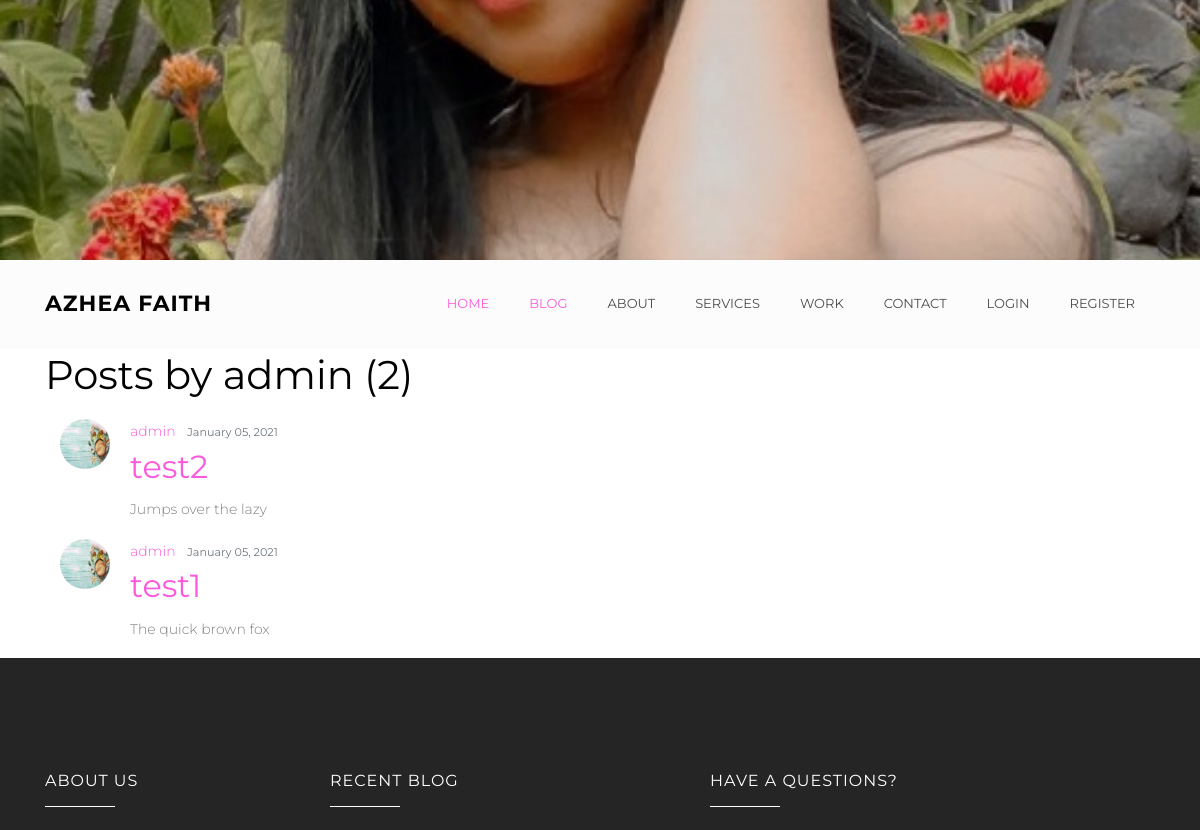
/blog/user/admin (middle part), run on an earlier commit of the app's database.
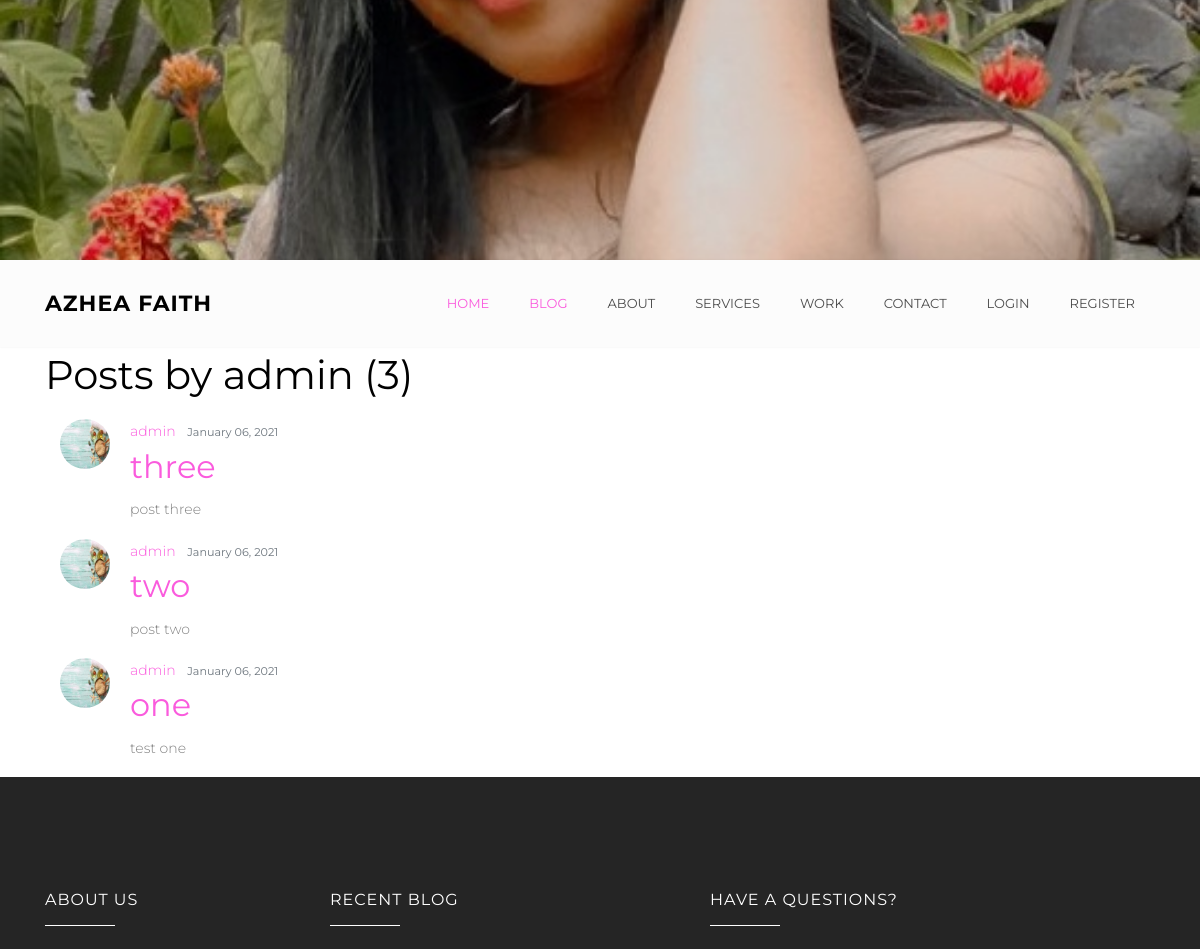
And on a later commit of the database.
### blog/models.py (models this page shows, shortened)
class Post(models.Model):
    title = models.CharField(max_length=100)
    content = models.TextField()
    date_posted = models.DateTimeField(default=timezone.now)
    author = models.ForeignKey(User, on_delete=models.CASCADE)

### users/models.py (models this page shows, shortened)
class Profile(models.Model):
    user = models.OneToOneField(User, on_delete=models.CASCADE)
    image = models.ImageField(default='default.jpg', upload_to='profile_pics')

### blog/views.py (the view)
# urls.py: path('user/<str:username>', UserPostListView.as_view(), name='user-posts'),
class UserPostListView(ListView):
    model = Post
    template_name = 'blog/user_posts.html'  # <app>/<model>_<viewtype>.html
    context_object_name = 'posts'
    paginate_by = 5
    def get_queryset(self):
        user = get_object_or_404(User, username=self.kwargs.get('username'))
        return Post.objects.filter(author=user).order_by('-date_posted')

### blog/templates/blog/user_posts.html (shortened to what this page needs)
{% extends "base.html" %}
{% block content %}
<h1 class="mb-3">
  Posts by {{ view.kwargs.username }} ({{ page_obj.paginator.count }})
</h1>
<div class="container">
{% for post in posts %}
<article class="media content-section">
  <img class="test rounded-circle article-img"
       src="{{ post.author.profile.image.url }}"/>
  <div class="media-body">
    <div class="article-metadata">
      <a class="mr-2" href="{% url 'user-posts' post.author.username %}">{{ post.author }}</a>
      <small class="text-muted">{{ post.date_posted|date:"F d, Y" }}</small>
    </div>
    <h2>
      <a class="article-title" href="{% url 'post-detail' post.id %}">{{ post.title }}</a>
    </h2>
    <p class="article-content">{{ post.content }}</p>
  </div>
</article>
{% endfor %}
  </div>
 {% endblock content %}

What changed in the data, as far as the page shows it:
removed Post: author.profile.image (placeholder picture), author "admin", date_posted "January 05, 2021", title "test2", content "Jumps over the lazy"
removed Post: author.profile.image (placeholder picture), author "admin", date_posted "January 05, 2021", title "test1", content "The quick brown fox"
added Post: author.profile.image (placeholder picture), author "admin", date_posted "January 06, 2021", title "three", content "post three"
added Post: author.profile.image (placeholder picture), author "admin", date_posted "January 06, 2021", title "two", content "post two"
added Post: author.profile.image (placeholder picture), author "admin", date_posted "January 06, 2021", title "one", content "test one"
Also different on the page:
{{ page_obj.paginator.count }}: "2" → "3"
